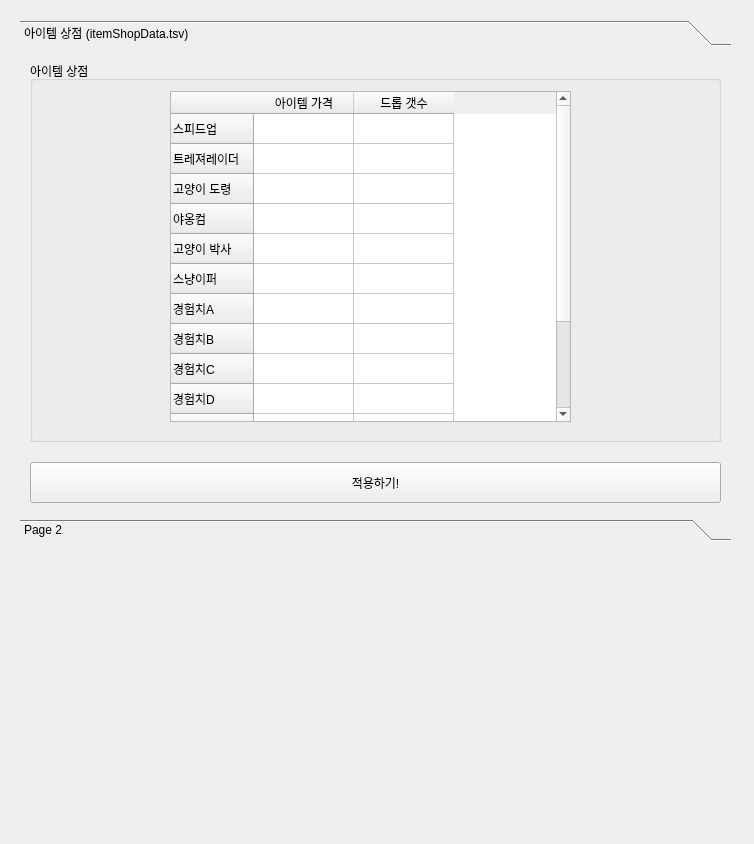
<?xml version="1.0" encoding="UTF-8"?>
<ui version="4.0">
 <class>MainWindow</class>
 <widget class="QMainWindow" name="MainWindow">
  <property name="geometry">
   <rect>
    <x>0</x>
    <y>0</y>
    <width>754</width>
    <height>844</height>
   </rect>
  </property>
  <property name="windowTitle">
   <string>냥코대전쟁 모딩 에디터 기타 편집기</string>
  </property>
  <widget class="QWidget" name="centralwidget">
   <widget class="QToolBox" name="toolBox">
    <property name="geometry">
     <rect>
      <x>20</x>
      <y>20</y>
      <width>711</width>
      <height>521</height>
     </rect>
    </property>
    <property name="font">
     <font>
      <stylestrategy>PreferDefault</stylestrategy>
     </font>
    </property>
    <property name="currentIndex">
     <number>0</number>
    </property>
    <widget class="QWidget" name="page">
     <property name="geometry">
      <rect>
       <x>0</x>
       <y>0</y>
       <width>711</width>
       <height>461</height>
      </rect>
     </property>
     <attribute name="label">
      <string>아이템 상점 (itemShopData.tsv)</string>
     </attribute>
     <widget class="QPushButton" name="itemshopapply">
      <property name="geometry">
       <rect>
        <x>10</x>
        <y>410</y>
        <width>691</width>
        <height>41</height>
       </rect>
      </property>
      <property name="text">
       <string>적용하기!</string>
      </property>
     </widget>
     <widget class="QGroupBox" name="groupBox">
      <property name="geometry">
       <rect>
        <x>10</x>
        <y>9</y>
        <width>691</width>
        <height>381</height>
       </rect>
      </property>
      <property name="title">
       <string>아이템 상점</string>
      </property>
      <widget class="QTableWidget" name="itemshoptable">
       <property name="geometry">
        <rect>
         <x>140</x>
         <y>30</y>
         <width>401</width>
         <height>331</height>
        </rect>
       </property>
       <property name="rowCount">
        <number>14</number>
       </property>
       <property name="columnCount">
        <number>2</number>
       </property>
       <row>
        <property name="text">
         <string>스피드업</string>
        </property>
       </row>
       <row>
        <property name="text">
         <string>트레져레이더</string>
        </property>
       </row>
       <row>
        <property name="text">
         <string>고양이 도령</string>
        </property>
       </row>
       <row>
        <property name="text">
         <string>야옹컴</string>
        </property>
       </row>
       <row>
        <property name="text">
         <string>고양이 박사</string>
        </property>
       </row>
       <row>
        <property name="text">
         <string>스냥이퍼</string>
        </property>
       </row>
       <row>
        <property name="text">
         <string>경험치A</string>
        </property>
       </row>
       <row>
        <property name="text">
         <string>경험치B</string>
        </property>
       </row>
       <row>
        <property name="text">
         <string>경험치C</string>
        </property>
       </row>
       <row>
        <property name="text">
         <string>경험치D</string>
        </property>
       </row>
       <row>
        <property name="text">
         <string>경험치E</string>
        </property>
       </row>
       <row>
        <property name="text">
         <string>고양이 드링크A</string>
        </property>
       </row>
       <row>
        <property name="text">
         <string>고양이 드링크B</string>
        </property>
       </row>
       <row>
        <property name="text">
         <string>고양이 드링크C</string>
        </property>
       </row>
       <column>
        <property name="text">
         <string>아이템 가격</string>
        </property>
       </column>
       <column>
        <property name="text">
         <string>드롭 갯수</string>
        </property>
       </column>
      </widget>
     </widget>
    </widget>
    <widget class="QWidget" name="page_2">
     <property name="geometry">
      <rect>
       <x>0</x>
       <y>0</y>
       <width>711</width>
       <height>461</height>
      </rect>
     </property>
     <attribute name="label">
      <string>Page 2</string>
     </attribute>
    </widget>
   </widget>
  </widget>
 </widget>
 <resources/>
 <connections/>
</ui>
